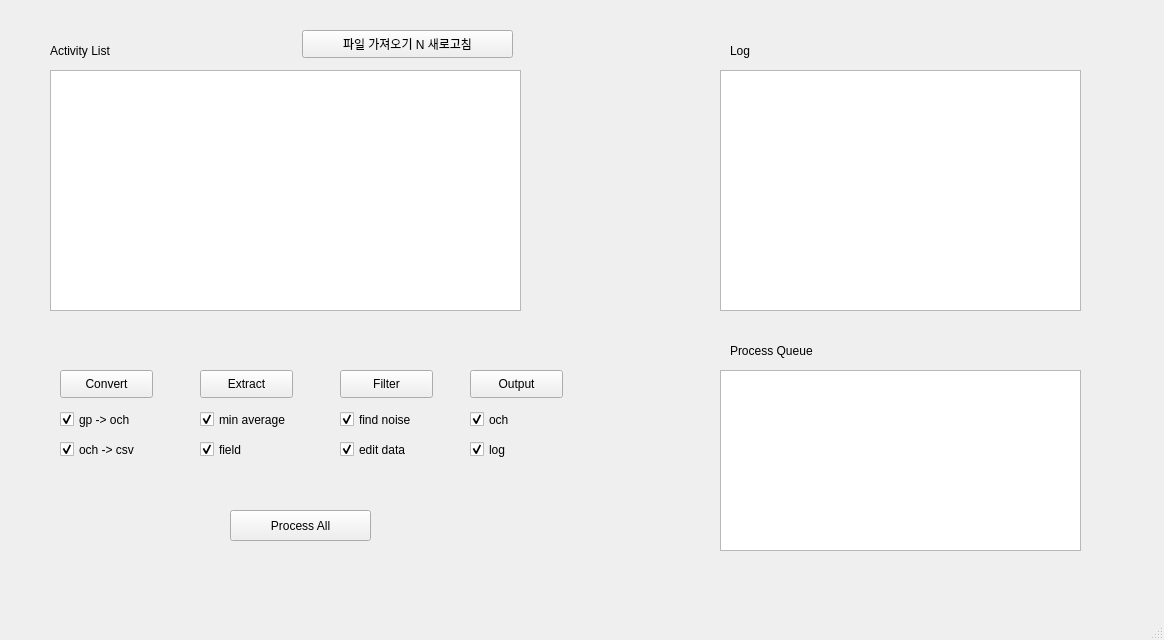
<?xml version="1.0" encoding="UTF-8"?>
<ui version="4.0">
 <class>MainWindow</class>
 <widget class="QMainWindow" name="MainWindow">
  <property name="geometry">
   <rect>
    <x>0</x>
    <y>0</y>
    <width>1164</width>
    <height>640</height>
   </rect>
  </property>
  <property name="windowTitle">
   <string>MainWindow</string>
  </property>
  <widget class="QWidget" name="centralwidget">
   <widget class="QListView" name="activity_listview">
    <property name="geometry">
     <rect>
      <x>50</x>
      <y>70</y>
      <width>471</width>
      <height>241</height>
     </rect>
    </property>
   </widget>
   <widget class="QPushButton" name="convert_button">
    <property name="geometry">
     <rect>
      <x>60</x>
      <y>370</y>
      <width>93</width>
      <height>28</height>
     </rect>
    </property>
    <property name="text">
     <string>Convert</string>
    </property>
   </widget>
   <widget class="QPushButton" name="extract_button">
    <property name="geometry">
     <rect>
      <x>200</x>
      <y>370</y>
      <width>93</width>
      <height>28</height>
     </rect>
    </property>
    <property name="text">
     <string>Extract</string>
    </property>
   </widget>
   <widget class="QPushButton" name="filter_button">
    <property name="geometry">
     <rect>
      <x>340</x>
      <y>370</y>
      <width>93</width>
      <height>28</height>
     </rect>
    </property>
    <property name="text">
     <string>Filter</string>
    </property>
   </widget>
   <widget class="QPushButton" name="output_button">
    <property name="geometry">
     <rect>
      <x>470</x>
      <y>370</y>
      <width>93</width>
      <height>28</height>
     </rect>
    </property>
    <property name="text">
     <string>Output</string>
    </property>
   </widget>
   <widget class="QLabel" name="label">
    <property name="geometry">
     <rect>
      <x>50</x>
      <y>40</y>
      <width>91</width>
      <height>21</height>
     </rect>
    </property>
    <property name="text">
     <string>Activity List</string>
    </property>
   </widget>
   <widget class="QPushButton" name="all_process_button">
    <property name="geometry">
     <rect>
      <x>230</x>
      <y>510</y>
      <width>141</width>
      <height>31</height>
     </rect>
    </property>
    <property name="text">
     <string>Process All</string>
    </property>
   </widget>
   <widget class="QCheckBox" name="gp_to_och_checkBox">
    <property name="geometry">
     <rect>
      <x>60</x>
      <y>410</y>
      <width>96</width>
      <height>19</height>
     </rect>
    </property>
    <property name="text">
     <string>gp -&gt; och</string>
    </property>
    <property name="checked">
     <bool>true</bool>
    </property>
   </widget>
   <widget class="QCheckBox" name="min_average_checkBox">
    <property name="geometry">
     <rect>
      <x>200</x>
      <y>410</y>
      <width>111</width>
      <height>19</height>
     </rect>
    </property>
    <property name="text">
     <string>min average</string>
    </property>
    <property name="checked">
     <bool>true</bool>
    </property>
   </widget>
   <widget class="QCheckBox" name="find_noise_checkBox">
    <property name="geometry">
     <rect>
      <x>340</x>
      <y>410</y>
      <width>96</width>
      <height>19</height>
     </rect>
    </property>
    <property name="text">
     <string>find noise</string>
    </property>
    <property name="checked">
     <bool>true</bool>
    </property>
   </widget>
   <widget class="QCheckBox" name="och__checkBox">
    <property name="geometry">
     <rect>
      <x>470</x>
      <y>410</y>
      <width>96</width>
      <height>19</height>
     </rect>
    </property>
    <property name="text">
     <string>och</string>
    </property>
    <property name="checked">
     <bool>true</bool>
    </property>
   </widget>
   <widget class="QCheckBox" name="och_to_csv_checkBox">
    <property name="geometry">
     <rect>
      <x>60</x>
      <y>440</y>
      <width>111</width>
      <height>19</height>
     </rect>
    </property>
    <property name="text">
     <string>och -&gt; csv</string>
    </property>
    <property name="checked">
     <bool>true</bool>
    </property>
   </widget>
   <widget class="QCheckBox" name="field_checkBox">
    <property name="geometry">
     <rect>
      <x>200</x>
      <y>440</y>
      <width>111</width>
      <height>19</height>
     </rect>
    </property>
    <property name="text">
     <string>field</string>
    </property>
    <property name="checked">
     <bool>true</bool>
    </property>
   </widget>
   <widget class="QCheckBox" name="edit_data_checkBox">
    <property name="geometry">
     <rect>
      <x>340</x>
      <y>440</y>
      <width>96</width>
      <height>19</height>
     </rect>
    </property>
    <property name="text">
     <string>edit data</string>
    </property>
    <property name="checked">
     <bool>true</bool>
    </property>
   </widget>
   <widget class="QCheckBox" name="log_checkBox">
    <property name="geometry">
     <rect>
      <x>470</x>
      <y>440</y>
      <width>96</width>
      <height>19</height>
     </rect>
    </property>
    <property name="text">
     <string>log</string>
    </property>
    <property name="checked">
     <bool>true</bool>
    </property>
   </widget>
   <widget class="QLabel" name="label_2">
    <property name="geometry">
     <rect>
      <x>730</x>
      <y>40</y>
      <width>91</width>
      <height>21</height>
     </rect>
    </property>
    <property name="text">
     <string>Log</string>
    </property>
   </widget>
   <widget class="QLabel" name="label_3">
    <property name="geometry">
     <rect>
      <x>730</x>
      <y>340</y>
      <width>131</width>
      <height>21</height>
     </rect>
    </property>
    <property name="text">
     <string>Process Queue</string>
    </property>
   </widget>
   <widget class="QTextEdit" name="textEdit">
    <property name="geometry">
     <rect>
      <x>720</x>
      <y>70</y>
      <width>361</width>
      <height>241</height>
     </rect>
    </property>
    <property name="html">
     <string>&lt;!DOCTYPE HTML PUBLIC &quot;-//W3C//DTD HTML 4.0//EN&quot; &quot;http://www.w3.org/TR/REC-html40/strict.dtd&quot;&gt;
&lt;html&gt;&lt;head&gt;&lt;meta name=&quot;qrichtext&quot; content=&quot;1&quot; /&gt;&lt;style type=&quot;text/css&quot;&gt;
p, li { white-space: pre-wrap; }
&lt;/style&gt;&lt;/head&gt;&lt;body style=&quot; font-family:'Gulim'; font-size:9pt; font-weight:400; font-style:normal;&quot;&gt;
&lt;p style=&quot;-qt-paragraph-type:empty; margin-top:0px; margin-bottom:0px; margin-left:0px; margin-right:0px; -qt-block-indent:0; text-indent:0px;&quot;&gt;&lt;br /&gt;&lt;/p&gt;&lt;/body&gt;&lt;/html&gt;</string>
    </property>
   </widget>
   <widget class="QTextEdit" name="textEdit_2">
    <property name="geometry">
     <rect>
      <x>720</x>
      <y>370</y>
      <width>361</width>
      <height>181</height>
     </rect>
    </property>
   </widget>
   <widget class="QPushButton" name="refresh_listview_button">
    <property name="geometry">
     <rect>
      <x>302</x>
      <y>30</y>
      <width>211</width>
      <height>28</height>
     </rect>
    </property>
    <property name="text">
     <string>파일 가져오기 N 새로고침</string>
    </property>
   </widget>
  </widget>
  <widget class="QMenuBar" name="menubar">
   <property name="geometry">
    <rect>
     <x>0</x>
     <y>0</y>
     <width>1164</width>
     <height>26</height>
    </rect>
   </property>
  </widget>
  <widget class="QStatusBar" name="statusbar"/>
 </widget>
 <resources/>
 <connections/>
</ui>
